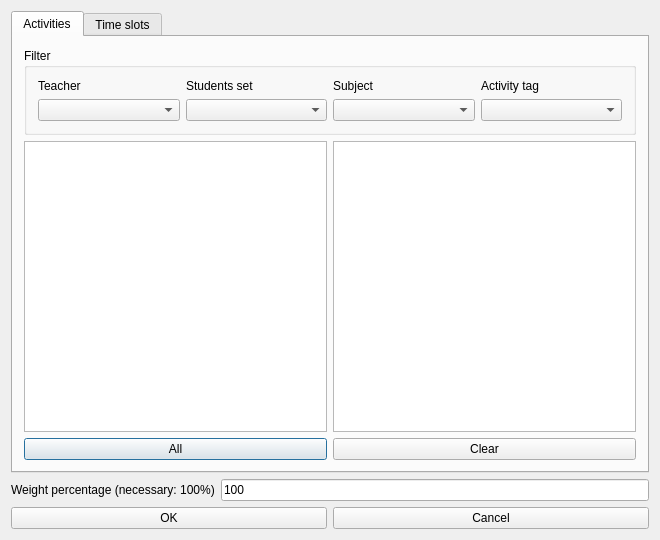
<?xml version="1.0" encoding="UTF-8"?>
<ui version="4.0">
 <class>ModifyConstraintMaxTotalActivitiesFromSetInSelectedTimeSlotsForm_template</class>
 <widget class="QDialog" name="ModifyConstraintMaxTotalActivitiesFromSetInSelectedTimeSlotsForm_template">
  <property name="geometry">
   <rect>
    <x>0</x>
    <y>0</y>
    <width>660</width>
    <height>540</height>
   </rect>
  </property>
  <property name="windowTitle">
   <string extracomment="This is the title of the dialog to add a new constraint of this type">Modify max total activities from set in selected time slots</string>
  </property>
  <layout class="QGridLayout" name="gridLayout_4">
   <item row="0" column="0">
    <widget class="QTabWidget" name="tabWidget">
     <property name="currentIndex">
      <number>0</number>
     </property>
     <widget class="QWidget" name="tab">
      <attribute name="title">
       <string>Activities</string>
      </attribute>
      <layout class="QGridLayout" name="gridLayout_5">
       <item row="0" column="0">
        <widget class="QGroupBox" name="filterGroupBox">
         <property name="title">
          <string>Filter</string>
         </property>
         <layout class="QGridLayout" name="gridLayout_3">
          <item row="0" column="0">
           <widget class="QLabel" name="teachersTextLabel">
            <property name="text">
             <string>Teacher</string>
            </property>
            <property name="wordWrap">
             <bool>false</bool>
            </property>
           </widget>
          </item>
          <item row="0" column="1">
           <widget class="QLabel" name="studentsTextLabel">
            <property name="text">
             <string>Students set</string>
            </property>
            <property name="wordWrap">
             <bool>false</bool>
            </property>
           </widget>
          </item>
          <item row="0" column="2">
           <widget class="QLabel" name="subjectsTextLabel">
            <property name="text">
             <string>Subject</string>
            </property>
            <property name="wordWrap">
             <bool>false</bool>
            </property>
           </widget>
          </item>
          <item row="0" column="3">
           <widget class="QLabel" name="activityTagsTextLabel">
            <property name="text">
             <string>Activity tag</string>
            </property>
            <property name="wordWrap">
             <bool>false</bool>
            </property>
           </widget>
          </item>
          <item row="1" column="0">
           <widget class="QComboBox" name="teachersComboBox"/>
          </item>
          <item row="1" column="1">
           <widget class="QComboBox" name="studentsComboBox"/>
          </item>
          <item row="1" column="2">
           <widget class="QComboBox" name="subjectsComboBox"/>
          </item>
          <item row="1" column="3">
           <widget class="QComboBox" name="activityTagsComboBox"/>
          </item>
         </layout>
        </widget>
       </item>
       <item row="1" column="0">
        <layout class="QHBoxLayout" name="horizontalLayout_2">
         <item>
          <layout class="QVBoxLayout" name="verticalLayout_2">
           <item>
            <widget class="QListWidget" name="allActivitiesListWidget"/>
           </item>
           <item>
            <widget class="QPushButton" name="addAllActivitiesPushButton">
             <property name="text">
              <string comment="Text on a button. It refers to adding all activities from the list above this button into the current constraint">All</string>
             </property>
            </widget>
           </item>
          </layout>
         </item>
         <item>
          <layout class="QVBoxLayout" name="verticalLayout">
           <item>
            <widget class="QListWidget" name="selectedActivitiesListWidget"/>
           </item>
           <item>
            <widget class="QPushButton" name="clearPushButton">
             <property name="text">
              <string>Clear</string>
             </property>
            </widget>
           </item>
          </layout>
         </item>
        </layout>
       </item>
      </layout>
     </widget>
     <widget class="QWidget" name="tab_2">
      <attribute name="title">
       <string>Time slots</string>
      </attribute>
      <layout class="QGridLayout" name="gridLayout_6">
       <item row="0" column="0">
        <widget class="QTableWidget" name="selectedTimesTable"/>
       </item>
       <item row="1" column="0">
        <layout class="QHBoxLayout" name="horizontalLayout_3">
         <item>
          <layout class="QGridLayout" name="gridLayout">
           <item row="0" column="0" colspan="2">
            <widget class="QLabel" name="label">
             <property name="text">
              <string extracomment="This is an explanation in a dialog for a constraint. It says that symbol X means that this slot is selected, and an empty cell means that the slot is not selected">X=selected, empty=not selected</string>
             </property>
            </widget>
           </item>
           <item row="1" column="0">
            <widget class="QPushButton" name="setAllSelectedPushButton">
             <property name="text">
              <string comment="It refers to time slots">Select all</string>
             </property>
            </widget>
           </item>
           <item row="1" column="1">
            <widget class="QPushButton" name="setAllUnselectedPushButton">
             <property name="text">
              <string comment="It refers to time slots">Unselect all</string>
             </property>
            </widget>
           </item>
          </layout>
         </item>
         <item>
          <spacer name="horizontalSpacer">
           <property name="orientation">
            <enum>Qt::Horizontal</enum>
           </property>
           <property name="sizeHint" stdset="0">
            <size>
             <width>240</width>
             <height>20</height>
            </size>
           </property>
          </spacer>
         </item>
         <item>
          <widget class="QGroupBox" name="maxActivitiesGroupBox">
           <property name="title">
            <string comment="It refers to the max number of simultaneous activities">Max total activities</string>
           </property>
           <layout class="QGridLayout" name="gridLayout_2">
            <item row="0" column="0">
             <widget class="QSpinBox" name="maxActivitiesSpinBox"/>
            </item>
           </layout>
          </widget>
         </item>
        </layout>
       </item>
      </layout>
     </widget>
    </widget>
   </item>
   <item row="1" column="0">
    <layout class="QHBoxLayout" name="weightBoxLayout">
     <item>
      <widget class="QLabel" name="weightTextLabel">
       <property name="frameShape">
        <enum>QFrame::NoFrame</enum>
       </property>
       <property name="frameShadow">
        <enum>QFrame::Plain</enum>
       </property>
       <property name="text">
        <string>Weight percentage (necessary: 100%)</string>
       </property>
       <property name="wordWrap">
        <bool>false</bool>
       </property>
      </widget>
     </item>
     <item>
      <widget class="QLineEdit" name="weightLineEdit">
       <property name="text">
        <string notr="true">100</string>
       </property>
      </widget>
     </item>
    </layout>
   </item>
   <item row="2" column="0">
    <layout class="QHBoxLayout" name="horizontalLayout">
     <item>
      <widget class="QPushButton" name="okPushButton">
       <property name="text">
        <string>OK</string>
       </property>
      </widget>
     </item>
     <item>
      <widget class="QPushButton" name="cancelPushButton">
       <property name="text">
        <string>Cancel</string>
       </property>
      </widget>
     </item>
    </layout>
   </item>
  </layout>
 </widget>
 <layoutdefault spacing="6" margin="11"/>
 <resources/>
 <connections/>
</ui>
